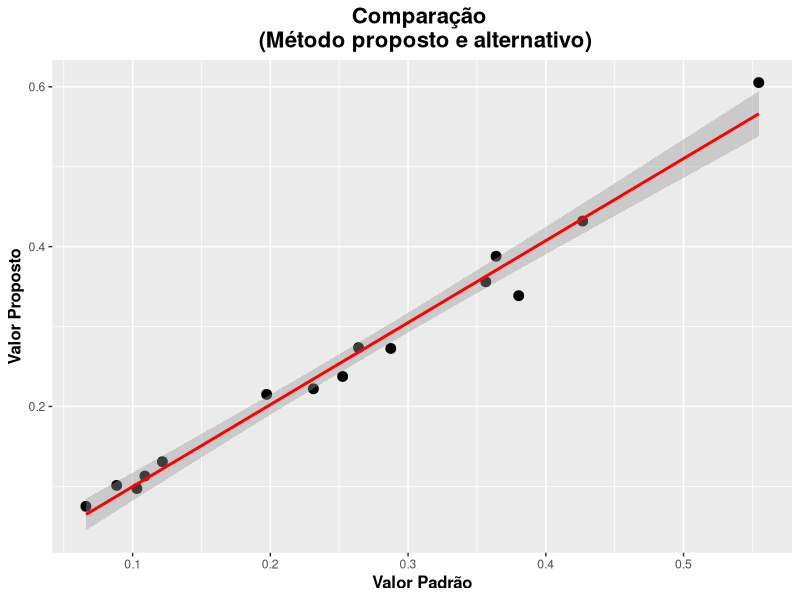
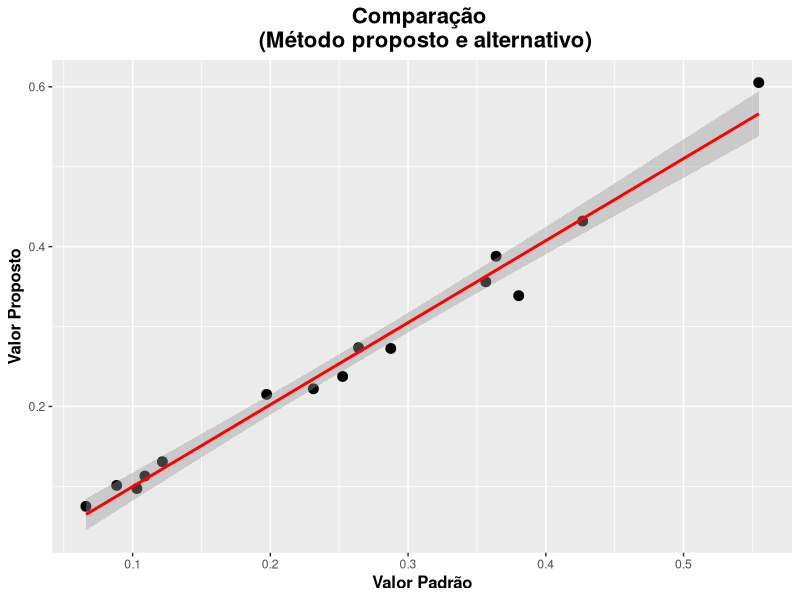

Generate these figures, in order, with R:
## ---

## title: Script Aplicando o teste F(H0) de Graybill e graficos de analise 

## author:
## - Sollano Rabelo Braga 
## - Marcio Leles R. de Oliveira

## date: 2015

## output:

##    pdf_document:

##      toc: true

##      toc_depth: 3

##      highlight: tango

##    word_document:

##      toc: true

##      toc_depth: 3

##      highlight: tango

## ---
## \pagebreak
#
#+ include=FALSE
knitr::opts_chunk$set(tidy.opts=list(width.cutoff=55),tidy=TRUE, warning = F)

## # 1) Baixar e carregar os pacotes necessários, e importar dados ####

## faz-se o download das bibliotecas necessárias, caso ainda nao estejam 
## instaladas na máquina. Este passo deve ser feito apenas uma vez. 
## Obs: Remover "#" dos pacotes que nao estiverem instalados

## instalá-se o pacote readxl, para poder importar dados provindos do excel, 
## sem a necessidade de conversao.

#install.packages("readxl", dependencies = T)

## instala-se o pacote ggplot2, para a criacao dos graficos.
#install.pachages("ggplot2", dependencies = T)

## Carregar os Pacotes 
library(readxl)
library(ggplot2)

## Para carregar o script funcione corretamente, a padronização de nomes é necessária.
## Foi utilizado Y1 para nomear a variável padrão, e Yj para a variável proposta.
## Portanto estes nomes devem ser utilizados na planilha que contém os dados,
## ou alterados após a importação utilizando a função names().
##
## Para importar os dados utiliza-se a função read_excel:
dados <- read_excel("graybill_dados.xlsx")

## # 2) Cálculo do FH0, F-Crítico e p-valor ####

## A estatística do teste é a seguinte:

## $$ F(H_{0})=\frac{(\hat{\beta}-\theta)'(y'_{1} y_{1})(\hat{\beta}-\theta)}{2QMRes}  \sim F_\alpha (2,n-2 \phantom{1}g.l.) $$


## Para calculá-la, primeiro ajusta-se um modelo Linear Simples 
## composto do valor proposto como y, e do valor padrao como x:
fit <- lm(Yj ~ Y1, dados)

## Cálcula-se o Quadrado medio do residuo,  obtido pela razão entre 
## a soma de quadrados de resíduos e os graus de liberdade do resíduo da regressão:
QMRes <- sum(residuals(fit)^2)/fit$df.residual

## A seguir a criacao da matrix 2x1 beta - theta, subtraindo os coeficientes da regressao
## pela matriz theta [0 1]:
beta_theta <- coef(fit) - c(0,1)

## Cálculo da Matriz Y1'Y1:
##
## esta matriz é composta por n, Somatório de Y1, 
## Somatório de Y1, e o somatório quadrático de Y1.
##
## Utiliza-se a função length para calcular n, e a função sum para calcular os somatórios
## concatena-se n e Somatório de Y1 em um vetor, e
## Somatório de Y1 e somatório quadrático de Y1 em outro
## e une-se os dois com a funcao cbind
Y1linha_Y1 <- cbind(c(length(dados$Y1), sum(dados$Y1)), 
                    c(sum(dados$Y1), sum(dados$Y1^2)))

## Cálculo de FH0
##
## Multiplica-se da matriz beta_theta transposta,
## pela matriz Y1'Y1, e multiplicamos isto pela matriz beta_theta;
##
## Então divide-se tudo isto por 2*Quadrado médio do resíduo.
##
## Arredonda-se este cálculo para 4 casas decimais com a funcao round():

FH0 <- round(
  (t(beta_theta)%*%Y1linha_Y1%*%beta_theta)
              /(2*QMRes),
  4)

## Definicao do alpha:
alpha <- 0.05

## Cálculo do F Critico utilizando os graus de liberdade do residuo,
## e arredondado para 4 casas decimais:
Ftab <- round(
  qf(p=alpha, df1=2, df2=fit$df.residual, lower.tail = FALSE),
  4)

## Cálculo do p-valor arredondado para 6 casas decimais:
pvalor <- signif(
  pf(FH0,2,fit$df.residual,lower=F),
  4)

## # 3) Teste de Hipótese ####

## O resultado do teste de hipótese é realizado utilizando
## lógica condicional; cria-se um objeto denominado resultado
## com valor "*" caso FH0 > 0, e caso contrario, "ns":

if(FH0 > Ftab){
  Resultado <- "*"
}else{
    Resultado <- "ns"
    }
## Logica condicional semelhante a anterior
if(FH0 > Ftab){
  Conclusao <- "Yj e estatisticamente diferente de Y1, para o alpha estabelecido"
}else{
    Conclusao <- "Yj e estatisticamente igual a Y1, para o alpha estabelecido"
    }

## # 4) Tabela de Resultados Simples ####

## A seguir é criada uma tabela de resultados simples,
##  reunindo os resultados essenciais do teste:
Tab_Res_Simp <- data.frame("F_H0"    = FH0, 
                           "F_crit"  = Ftab, 
                           "P_valor" = pvalor, 
                           "Alpha"   = alpha,
                           "Teste"   = Resultado) 
Tab_Res_Simp

## # 5) Tabela de Resultados com medidas de tendência ####

## A seguir é criada uma tabela um pouco mais detalhada, com valores
## de tendenência e composta apenas por valores numéricos:

Tab_Res_Med <- data.frame(
  Resultado = rbind( mean(dados$Y1),
                     mean(dados$Yj), 
                     var(dados$Y1), 
                     var(dados$Yj), 
                     sd(dados$Y1), 
                     sd(dados$Yj), 
                     length(dados$Y1), 
                     2, 
                     fit$df.residual, 
                     Ftab, 
                     FH0, 
                     alpha, 
                     pvalor), 
  
  row.names = c("Media_Y1", 
                "Media_Yj", 
                "Variancia_Y1", 
                "Variancia_Yj", 
                "Desvio_Padrao_Y1", 
                "Desvio_Padrao_Yj", 
                "Observacoes", "g.l.1", 
                "g.l.2", "F_crit", 
                "F_H0", 
                "alpha",  
                "p-valor") )

Tab_Res_Med

## # 6) Tabela de Resultados completa ####

## A seguir é criada uma tabela ainda mais detalhada, com valores
## de tendenência de ambas as variáveis, e resultado do teste de hipótese;
## São criados dois objetos separados, que são unidos em um dataframe em seguida:
aux1 <- c(
  round(
    mean(dados$Y1),2), 
  round(var(dados$Y1),2), 
  round(sd(dados$Y1),2),  
  length(dados$Y1), 
  2, 
  Ftab, 
  FH0, 
  alpha, 
  pvalor, 
  Resultado, 
  Conclusao)
aux2 <- c(
  round(mean(dados$Yj),2), 
  round(var(dados$Yj),2), 
  round(sd(dados$Yj),2), 
  length(dados$Yj), 
  fit$df.residual,
  " ", " ", " ", " ", " ", " ")

Tab_Res_Comp <- data.frame("Valor_Padrao" = aux1,
                           "Valor_Proposto" = aux2, 
                           row.names = c("Media", 
                                         "Variancia",
                                         "Desvio_Padrao",
                                         "Observacoes", 
                                         "g.l.", 
                                         "F_Critico", 
                                         "F_H0", 
                                         "Alpha", 
                                         "P-valor" ,
                                         "Teste", 
                                         "Conclusao") )

Tab_Res_Comp

## # 7) Gráfico de dispersao ####

## A seguir Gera-se um gráfico de dispersao Y1 x Yj, para avaliação de tendencia:
graph <- ggplot(data = dados, aes(x = Y1, y = Yj)) +
  geom_point(size = 3) +
  labs(x="Valor Padrão", 
       y="Valor Proposto", 
       title = "Comparação \n (Método proposto e alternativo)") +
  geom_smooth(method="lm", colour="red") +
  theme(axis.title=element_text(size=12, face= "bold" ), 
        plot.title=element_text(size=16,face="bold", hjust = 0.5) ) 

graph

## # 8) Exportar os resultados ####

## Grafico
ggsave("graph.png", graph, width = 12, height = 6)

## Tabela com resultados completa
write.csv2(Tab_Res_Comp, "Tab_Res_Comp.csv", row.names = F)

##Tabela Numerica
write.csv2(Tab_Res_Med, "Tab_Res_Med.csv", row.names = F)

## Tabela simples
write.csv2(Tab_Res_Simp, "Tab_Res_Simp.csv", row.names = F)
